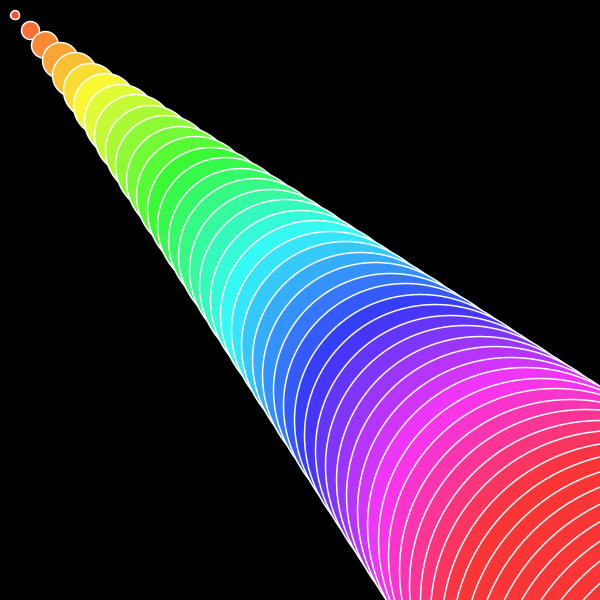
Frame 1 (no input)
Frame 60 (the mouse pressed at the canvas centre just before this capture): identical to frame 1, image omitted
Frame 120 (the mouse held since frame 60 and released just before this capture): identical to frame 1, image omitted

The Processing sketch that drew this single still picture (run headless with seeded random() and noise(); from frame 60 on, the mouse is pressed at the canvas centre):

// Processing sketch: sketch_1_drawing
// ── sketch_1_drawing.pde
void setup(){
size(600,600);
stroke(255,255,255);
background(0,0,0);
colorMode(HSB,255);
strokeWeight(1.5);
int rand=(int)random(1,5);
for(int i=0; i<500; i+=rand){
  int x=i*5;
  int y=x;
  int z=i*rand;
  int col=i*2;

  fill(col,200,250);
  ellipse(x,y,z,z);

}
}
void draw(){
}

void mouseMoved(){
  fill(0,0,0);
  noStroke();
  int m=15;
  ellipse(mouseX,mouseY,m,m);
}
